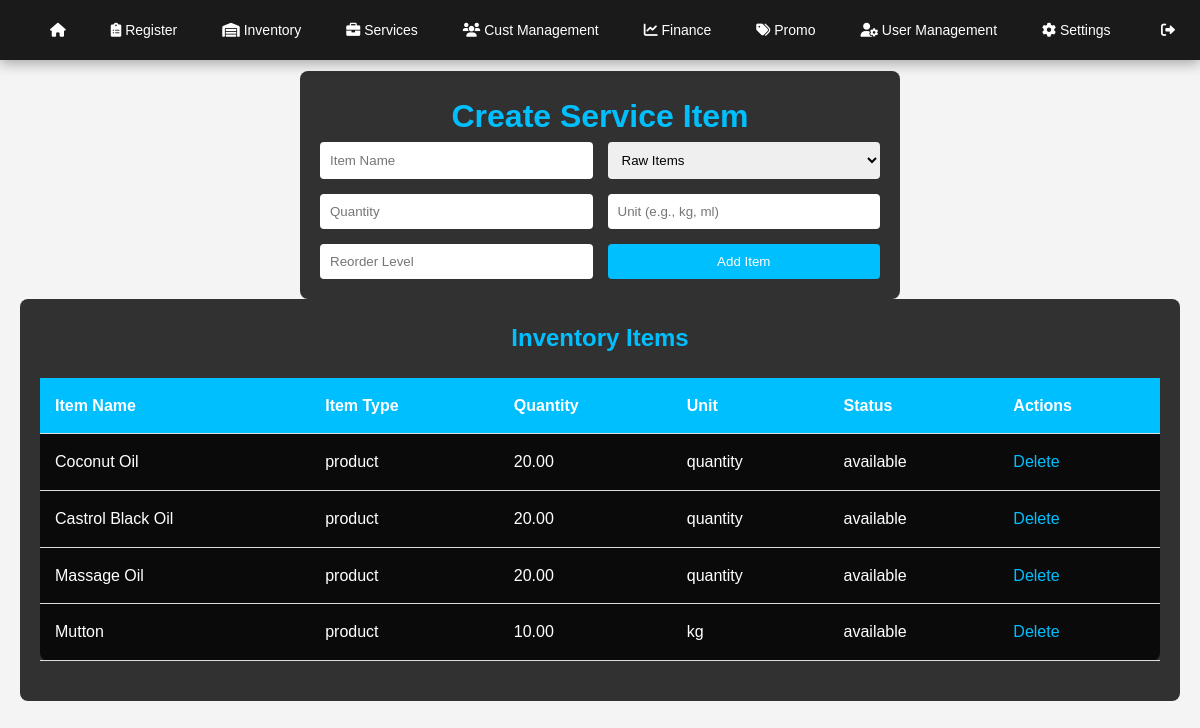
Page /add_inventory.php (signed in) on the committed database.
### tables this page shows
CREATE TABLE `serviceinventory` (
  `item_id` int(11) NOT NULL,
  `item_name` varchar(255) NOT NULL,
  `item_type` enum('raw items','product') DEFAULT NULL,
  `quantity` decimal(10,2) NOT NULL,
  `unit` varchar(50) NOT NULL,
  `status` enum('available','out_of_stock') DEFAULT 'available',
  `reorder_level` int(11) DEFAULT 10
);

### add_inventory.php (the view, shortened to what this page needs)
<?php
$conn = new mysqli('localhost', 'root', '', 'pos');
$result = $conn->query("SELECT * FROM serviceinventory");
?>
<!DOCTYPE html>
<html lang="en">
<head>
</head>
<body>
    <?php include 'navbar.php'; ?>
    <link rel="stylesheet" href="navbar.css">
    <br>
    <br>
    <div class="container">
        <div class="form-container">
            <h1>Create Service Item</h1>
            <form method="POST">
                <input type="text" name="item_name" placeholder="Item Name" required>
                <select name="item_type" required>
                    <option value="raw items">Raw Items</option>
                </select>
                <input type="number" step="0.01" name="quantity" placeholder="Quantity" required>
                <input type="text" name="unit" placeholder="Unit (e.g., kg, ml)" required>
                <input type="number" name="reorder_level" placeholder="Reorder Level" required>
                <button type="submit" name="add_inventory">Add Item</button>
            </form>
        </div>
        <div class="table-container">
            <h2>Inventory Items</h2>
            <table>
                <thead>
                    <tr>
                        <th>Item Name</th>
                        <th>Item Type</th>
                        <th>Quantity</th>
                        <th>Unit</th>
                        <th>Status</th>
                        <th>Actions</th>
                    </tr>
                </thead>
                <tbody>
                    <?php while ($row = $result->fetch_assoc()) { ?>
                        <tr>
                            <td><?php echo $row['item_name']; ?></td>
                            <td><?php echo $row['item_type']; ?></td>
                            <td><?php echo $row['quantity']; ?></td>
                            <td><?php echo $row['unit']; ?></td>
                            <td><?php echo $row['status']; ?></td>
                            <td>
                                <a href="?delete=<?php echo $row['item_id']; ?>">Delete</a>
                            </td>
                        </tr>
                    <?php } ?>
                </tbody>
            </table>
        </div>
    </div>
</body>
</html>

### navbar.css (style rules this page uses)
* { margin: 0; padding: 0; box-sizing: border-box; }
body { font-family: 'Arial', sans-serif; background-color: #f4f4f4; line-height: 1.6; }

### add_inventory.php (style rules this page uses)
body { font-family: Arial, sans-serif; background: url('darkwallpaper.jpg') no-repeat center center fixed; background-size: cover; color: #fff; margin: 0; padding: 0; }
.container { max-width: 1200px; margin: auto; padding: 20px; }
.form-container, .table-container { background-color: rgba(0, 0, 0, 0.8); padding: 20px; border-radius: 8px; margin-bottom: 30px; }
h1, h2 { text-align: center; color: #00bfff; }
.form-container { max-width: 600px; margin: 0 auto; }
form { display: grid; grid-template-columns: 1fr 1fr; gap: 15px; }
form input, form select { padding: 10px; margin: 0; border-radius: 4px; border: none; width: 100%; }
button { background-color: #00bfff; color: #fff; padding: 10px 15px; border: none; border-radius: 4px; cursor: pointer; width: 100%; }
table { width: 100%; border-collapse: collapse; margin: 20px 0; background-color: rgba(0, 0, 0, 0.8); border-radius: 8px; }
th, td { padding: 15px; text-align: left; border-bottom: 1px solid #ddd; color: #fff; }
th { background-color: #00bfff; }
a { color: #00bfff; text-decoration: none; }

### rows in the picture
serviceinventory: item_name "Coconut Oil", item_type "product", quantity "20.00", unit "quantity", status "available"
serviceinventory: item_name "Castrol Black Oil", item_type "product", quantity "20.00", unit "quantity", status "available"
serviceinventory: item_name "Massage Oil", item_type "product", quantity "20.00", unit "quantity", status "available"
serviceinventory: item_name "Mutton", item_type "product", quantity "10.00", unit "kg", status "available"
